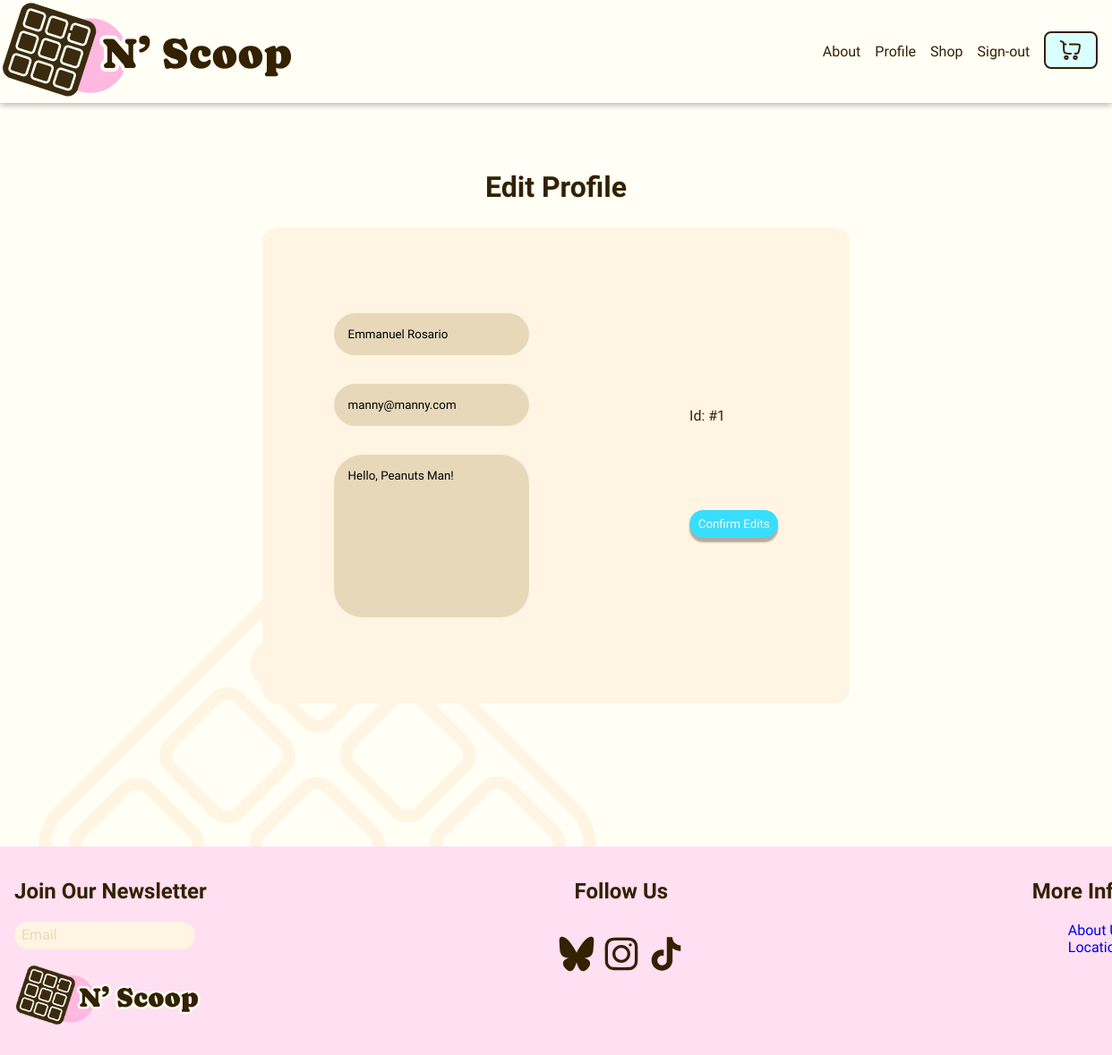
The app's page /edit-profile (signed in), older data.
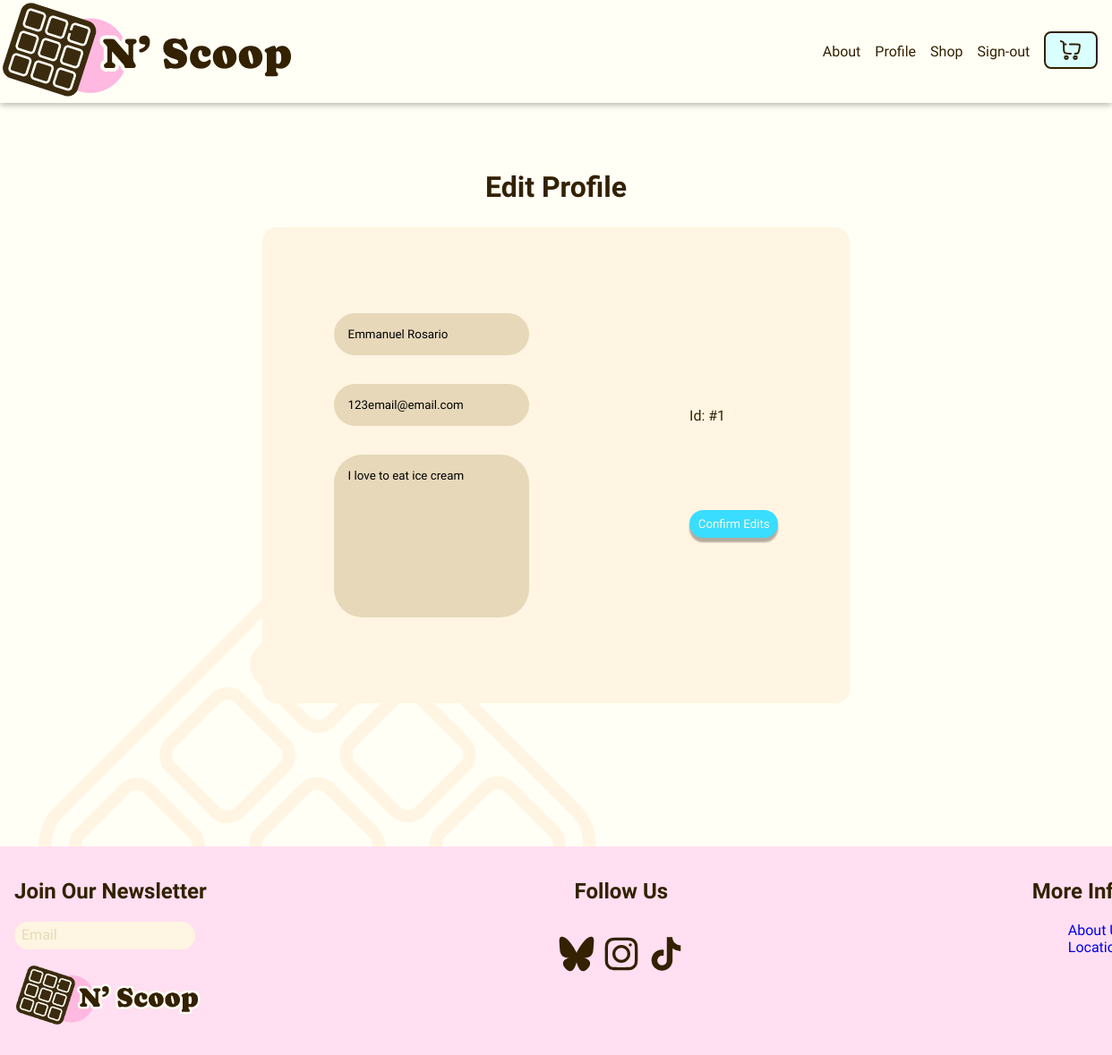
The same page, newer data.
### tables this page shows
CREATE TABLE users (
    id INTEGER PRIMARY KEY AUTOINCREMENT,
    username TEXT NOT NULL UNIQUE,
    name TEXT, 
    password TEXT NOT NULL,
    email TEXT UNIQUE,
    description TEXT,
    cart_id INTEGER,
    created_at DATETIME DEFAULT CURRENT_TIMESTAMP,
    updated_at DATETIME DEFAULT CURRENT_TIMESTAMP,
    FOREIGN KEY (cart_id) REFERENCES cart(id)
);

### app.py (the view)
@app.route("/edit-profile", methods=["GET", "POST"])
@login_required
def edit_profile():
  if request.method == "POST":
    user_id = session["user_id"]
    name = request.form.get("name")
    email = request.form.get("email")
    user_description = request.form.get("user_description")
    db = get_db()
    print(email)
    print(name)
    print(user_description)
    db.execute(
      "UPDATE users SET name = ?, email = ?, description = ? WHERE id = ?",
      (name, email, user_description,  user_id)
    )
    db.commit()
    return redirect("/profile")
  else:
    user_id = session["user_id"]
    db = get_db()
    user = db.execute("SELECT name, email, description FROM users WHERE id = ?", (user_id,)).fetchone()
    print(user)
    return render_template("edit_profile.html", user_id=user_id, name=user["name"], email=user["email"], description=user["description"] )

### app.py (called while the page is built)
@app.teardown_appcontext
def close_connection(exception):
  db = getattr(g, '_database', None)
  if db is not None:
    db.close()

### helpers.py (called while the page is built)
def login_required(f):
    @wraps(f)
    def decorator_function(*args, **kwargs):
        if session.get("user_id") is None:
            session.clear()
            return redirect("/login")
        return f(*args, **kwargs)
    return decorator_function

def get_db():
    if not hasattr(g, '_database'):
        g._database = g._database = sqlite3.connect(DATABASE)
        g._database.row_factory = sqlite3.Row
    return g._database

### templates/edit_profile.html (shortened to what this page needs)
{% extends "layout.html" %}
{% block main%}
<section class="container">
  <h1>Edit Profile</h1>
    <form class="profile-container" action="/edit-profile" method="post">
      <div class="profile-form-t-container">
        {% if not name %}
        <input autocomplete="off" autofocus class="profile-fields" name="name" placeholder='Name' type="text" >
        {% else %}
        <input autocomplete="off" autofocus class="profile-fields text-fields" name="name" placeholder='{{ name }}' type="text" value="{{ name }}" >
        {% endif %}
        {% if not email %}
        <input autocomplete="off" autofocus class="profile-fields" name="email" placeholder='Email' type="text" >
        {% else %}
        <input autocomplete="off" autofocus class="profile-fields" name="email" placeholder='{{ email }}' type="text" value="{{ email }}" >
        {% endif %}
        {% if not description %}
        <textarea class="profile-fields text-fields" name="user_description" placeholder="About You" type="text" rows="5" cols="10"></textarea>
        {% else %}
        <textarea class="profile-fields text-fields" name="user_description" value="{{ description }}"type="text" rows="10" cols="15">{{ description }} </textarea>
        {% endif %}
      </div>
      <div class="profile-form-b-container">
        {% if user_id%}
        <p>Id: #{{ user_id}}</p>
        {%else %}
        <p>Id: ###</p>
        {%endif%}
      <button class="btn-primary" type="submit">Confirm Edits</button>
      </div>
    </form>
</section>
{% endblock %}

Row changes from the older to the newer data that the page shows:
changed users "Emmanuel Rosario": email "manny@manny.com" → "123email@email.com"; user_description "Hello, Peanuts Man!" → "I love to eat ice cream"
